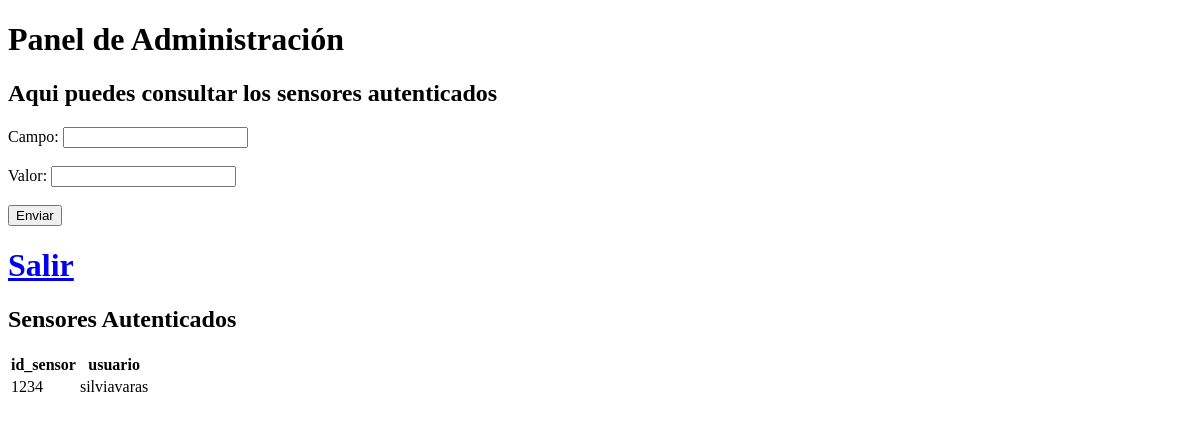
Page /admin/sensoresAUT (signed in) on the earlier database version.
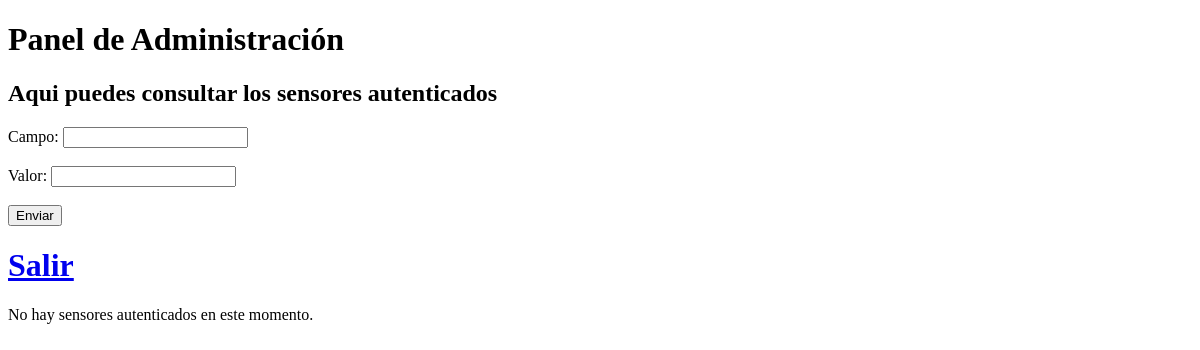
Same page on the later database version.
### models.py (models this page shows, shortened)
class SensorAUT(db.Base):
    __tablename__ = 'SensorAUT'
    id = Column(Integer, primary_key=True)
    id_sensor = Column(Integer, nullable=False)
    username_asociado = Column(String(80), nullable=False)
    token = Column(String(32), nullable=False)

### app.py (the view, shortened to what this page needs)
@app.route('/admin/sensoresAUT',methods=['GET', 'POST'])
def adminSensorsAUT():
    if 'authenticated' in session:
        datos = db.session.query(SensorAUT).all()
        return render_template('admin_sensoresAUT.html',datos=datos)
    else:
        return redirect(url_for('admin'))

### templates/admin_sensoresAUT.html (shortened to what this page needs)
<!DOCTYPE html>
<html>
<head>
</head>
<body>
    <h1>Panel de Administración</h1>
    <h2>Aqui puedes consultar los sensores autenticados</h2>
    <form action="/admin/sensoresAUT" method="POST">
        <label for="atributo">Campo:</label>
        <input type="text" name="atributo" id="atributo" required><br><br>
        <label for="valor">Valor:</label>
        <input type="text" name="valor" id="valor" required><br><br>
        <input type="submit" value="Enviar">
    </form>
    <h1>  <a href="/admin">Salir</a> </h1>
    {% if datos %}
    <h2>Sensores Autenticados</h2>
    <table>
        <thead>
            <tr>
                <th>id_sensor</th>
                <th>usuario</th>
            </tr>
        </thead>
        <tbody>
            {% for dato in datos %}
                <tr>
                    <td>{{ dato.id_sensor }}</td>
                    <td>{{ dato.username_asociado }}</td>
                </tr>
            {% endfor %}
        </tbody>
    </table>
{% else %}
    <p>No hay sensores autenticados en este momento.</p>
{% endif %}
</body>
</html>

Differences in the rows shown:
removed SensorAUT: id_sensor "1234", username_asociado "silviavaras"
Other differences:
text no longer shown: "Sensores Autenticados id_sensor usuario"
text now shown: "No hay sensores autenticados en este momento."
